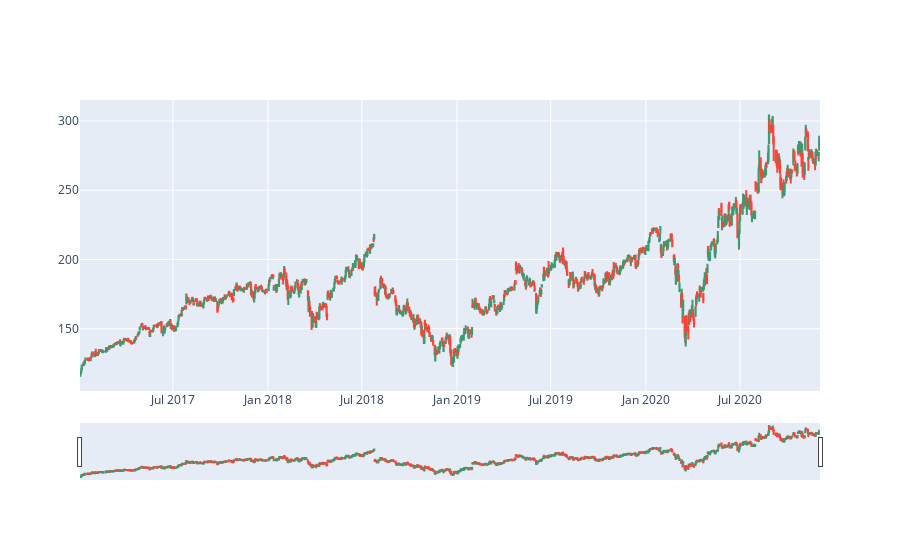

The notebook cell saved with this chart:
### Markdown cell above
Let's visualize the evolution for Facebook

### Code cell
prices_evolution(facebook)

### Figure 1 — Plotly figure (JSON) as saved in the notebook; plotly's stock layout.template omitted (floating-point values rounded to 4 significant figures; data arrays with more than 128 entries replaced by an {"elided": "..."} marker saying what was removed)
{"data": [{"close": {"elided": "987 float values"}, "high": {"elided": "987 float values"}, "low": {"elided": "987 float values"}, "open": {"elided": "987 float values"}, "type": "candlestick", "x": {"elided": "987 str values"}}], "layout": {}}
